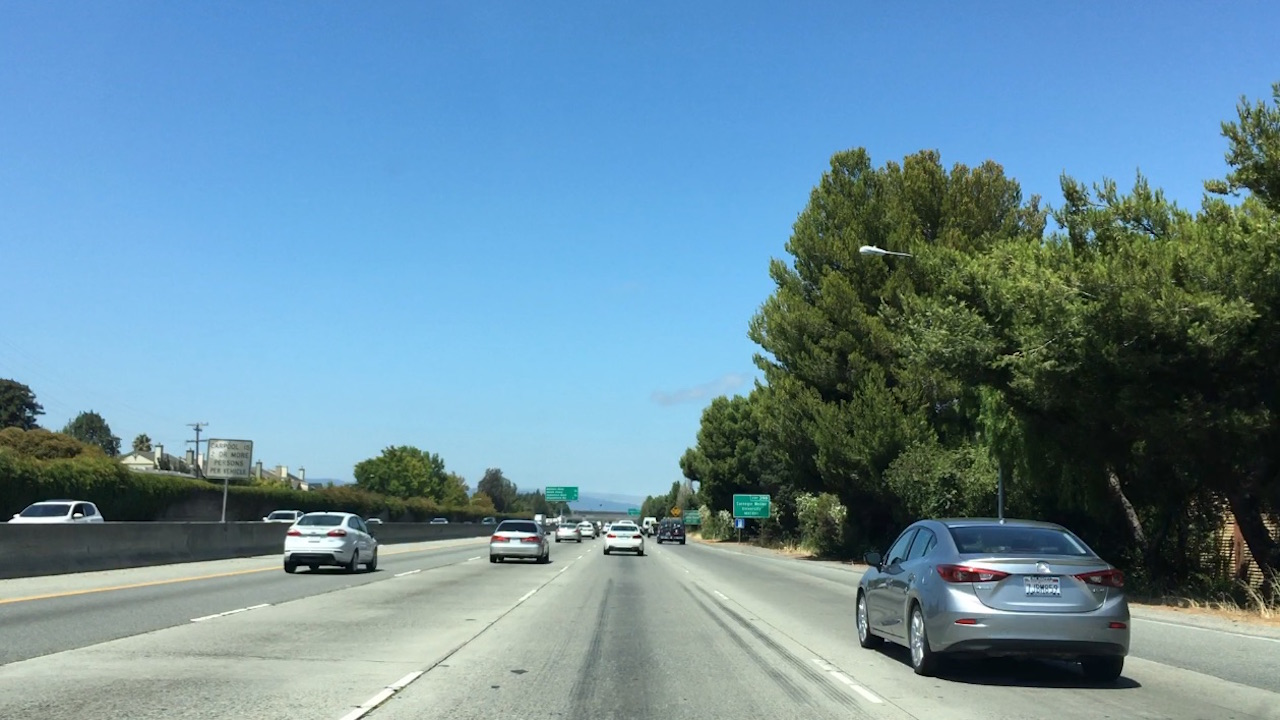
#> input picture test_images/bbox-example-image.jpg, 1280 x 720 px
$ jupyter execute --allow-errors P5.ipynb   (shell and % lines are left out)   (older library calls are emulated)
#> lines starting #> are read from the running program, lines starting #| are printed output that depends on the picture; after the words box and inside, x2 and y2 are one past the last pixel; in counts of white or black regions, pixels touching at a corner belong together
# Self-Driving Car Engineer Nanodegree

**Vehicle Detection Project**

The goals / steps of this project are the following:

* Perform a Histogram of Oriented Gradients (HOG) feature extraction on a labeled training set of images and train a classifier Linear SVM classifier
* Optionally, you can also apply a color transform and append binned color features, as well as histograms of color, to your HOG feature vector.
* Note: for those first two steps don't forget to normalize your features and randomize a selection for training and testing.
* Implement a sliding-window technique and use your trained classifier to search for vehicles in images.
* Run your pipeline on a video stream (start with the test_video.mp4 and later implement on full project_video.mp4) and create a heat map of recurring detections frame by frame to reject outliers and follow detected vehicles.
* Estimate a bounding box for vehicles detected.

---

## Import Packages

[cell 1]
import matplotlib.image as mpimg
import matplotlib.pyplot as plt
import numpy as np
import cv2
import glob
import time
from sklearn.svm import LinearSVC
from sklearn.neural_network import MLPClassifier
from sklearn.preprocessing import StandardScaler
from skimage.feature import hog
# NOTE: the next import is only valid for scikit-learn version <= 0.17
# for scikit-learn >= 0.18 use:
# from sklearn.model_selection import train_test_split
from sklearn.cross_validation import train_test_split
from scipy.ndimage.measurements import label
from mpl_toolkits.mplot3d import Axes3D
from moviepy.editor import VideoFileClip
from IPython.display import HTML

## Import Car Dataset

[cell 2]
# Read in cars and notcars
cars = glob.glob('cars/*/*.png')
notcars = glob.glob('notcars/*/*.png')

## Manual Vehicle Detection

[cell 3]
# Define a function that takes an image, a list of bounding boxes,
# and optional color tuple and line thickness as inputs
# then draws boxes in that color on the output

def draw_boxes(img, bboxes, color=(0, 0, 255), thick=6):
    # Make a copy of the image
    draw_img = np.copy(img)
    # Iterate through the bounding boxes
    for bbox in bboxes:
        # Draw a rectangle given bbox coordinates
        cv2.rectangle(draw_img, bbox[0], bbox[1], color, thick)
    # Return the image copy with boxes drawn
    return draw_img

[cell 4]
image = mpimg.imread('test_images/bbox-example-image.jpg')
#> image is the input picture: shape (720, 1280, 3); mean R, G, B 105, 140.8, 158.7

# Here are the bounding boxes
bboxes = [((275, 572), (380, 510)), ((488, 563), (549, 518)), ((554, 543), (582, 522)),
          ((601, 555), (646, 522)), ((657, 545), (685, 517)), ((849, 678), (1135, 512))]


result = draw_boxes(image, bboxes)
#> after the loop in draw_boxes, `for bbox in bboxes:`:
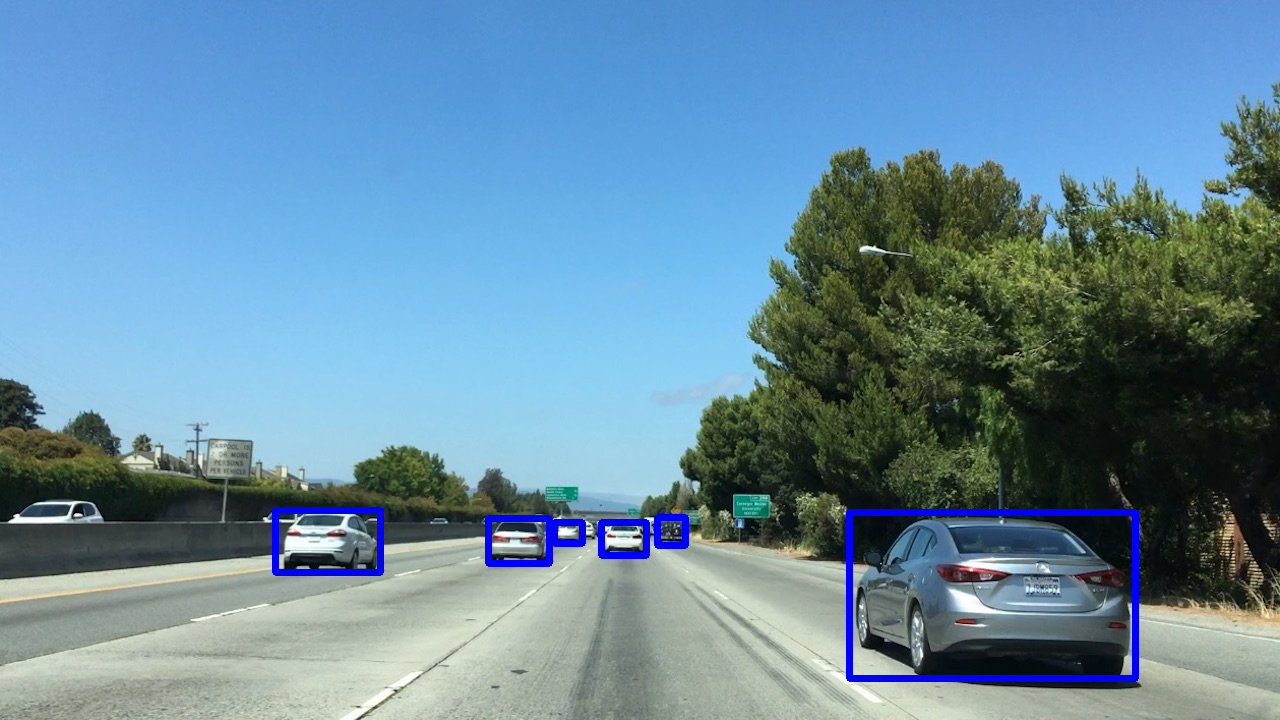
#> draw_img: shape (720, 1280, 3); 1.36% of pixels changed, all inside (x1, y1, x2, y2) = (272, 507, 1139, 682)
plt.imshow(result)
#> (this line was passed over: IPython is not available in this run)

## Template Matching

[cell 5]
# Define a function to search for template matches
# and return a list of bounding boxes
def find_matches(img, template_list):
    # Define an empty list to take bbox coords
    bbox_list = []
    # Define matching method
    # Other options include: cv2.TM_CCORR_NORMED', 'cv2.TM_CCOEFF', 'cv2.TM_CCORR',
    #         'cv2.TM_SQDIFF', 'cv2.TM_SQDIFF_NORMED'
    method = cv2.TM_CCOEFF_NORMED
#> method = 5
    # Iterate through template list
    for temp in template_list:
        # Read in templates one by one
        tmp = mpimg.imread(temp)
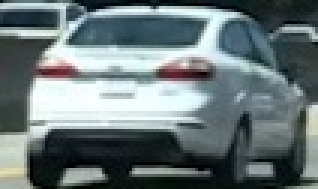
#> input picture test_images/cutout1.jpg, 106 x 63 px (shown 3 times larger)
#> tmp is the input picture: shape (63, 106, 3); mean R, G, B 105.4, 118.5, 120.3
        # Use cv2.matchTemplate() to search the image
        result = cv2.matchTemplate(img, tmp, method)
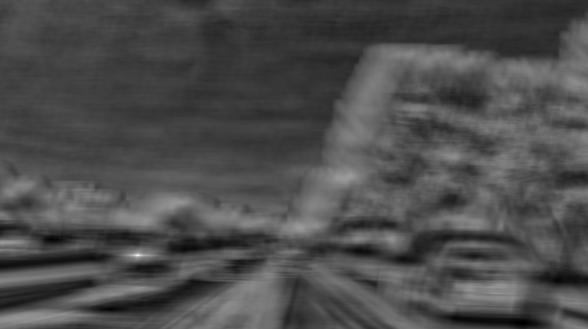
#> result: shape (658, 1175) float32 (shown at 1/2 size); min -0.484, max 1, mean -0.0361; drawn with min black and max white
        # Use cv2.minMaxLoc() to extract the location of the best match
        min_val, max_val, min_loc, max_loc = cv2.minMaxLoc(result)
#> min_val = -0.484; max_val = 1; min_loc = (1043, 645); max_loc = (275, 510)
        # Determine a bounding box for the match
        w, h = (tmp.shape[1], tmp.shape[0])
        if method in [cv2.TM_SQDIFF, cv2.TM_SQDIFF_NORMED]:
            top_left = min_loc
        else:
            top_left = max_loc
#> top_left = (275, 510)
        bottom_right = (top_left[0] + w, top_left[1] + h)
#> bottom_right = (381, 573)
        # Append bbox position to list
        bbox_list.append((top_left, bottom_right))
        # Return the list of bounding boxes

    return bbox_list

[cell 6]
image = mpimg.imread('test_images/bbox-example-image.jpg')
#image = mpimg.imread('temp-matching-example-2.jpg')
templist = ['test_images/cutout1.jpg', 'test_images/cutout2.jpg', 'test_images/cutout3.jpg',
            'test_images/cutout4.jpg', 'test_images/cutout5.jpg', 'test_images/cutout6.jpg']

#> (the rest of this cell did not finish here and is left out)

## Histograms of Color

[cell 7]
# Define a function to compute color histogram features
def color_hist(img, nbins=32, bins_range=(0, 256)):
    # Compute the histogram of the RGB channels separately
#> called with nbins = 32, bins_range = (0, 256)
    rhist = np.histogram(img[:,:,0], bins=nbins, range=bins_range)
    ghist = np.histogram(img[:,:,1], bins=nbins, range=bins_range)
    bhist = np.histogram(img[:,:,2], bins=nbins, range=bins_range)
    # Generating bin centers
    bin_edges = rhist[1]
#> bin_edges = 33 values from 0 to 256
    bin_centers = (bin_edges[1:]  + bin_edges[0:len(bin_edges)-1])/2
#> bin_centers = 32 values from 4 to 252
    # Concatenate the histograms into a single feature vector
    hist_features = np.concatenate((rhist[0], ghist[0], bhist[0]))
#> hist_features = 96 values, max 634 at index 95, min 49 at index 31, mean 208.7
    # Return the individual histograms, bin_centers and feature vector
    return rhist, ghist, bhist, bin_centers, hist_features

[cell 8]
image = mpimg.imread('test_images/cutout1.jpg')

rh, gh, bh, bincen, feature_vec = color_hist(image, nbins=32, bins_range=(0, 256))
#> bincen = 32 values from 4 to 252; feature_vec has the same summary as hist_features in color_hist

# Plot a figure with all three bar charts
#> (the rest of this cell did not finish here and is left out)

## Explore Color Spaces

[cell 9]
# [27 lines left out: function plot3d, not called in this run]

[cell 10]
# Read a color image
img = cv2.imread('test_images/000275.png')

# Select a small fraction of pixels to plot by subsampling it
#> (the rest of this cell did not finish here and is left out)

## Spatial Binning of Color

[cell 11]
# Define a function to compute binned color features
def bin_spatial(img, size=(32, 32)):
    # Use cv2.resize().ravel() to create the feature vector
#> called with size = (32, 32)
    features = cv2.resize(img, size).ravel()
#> features = 3072 values, max 255 at index 788, min 1 at index 36, mean 114.7
    # Return the feature vector
    return features

[cell 12]
# Read in an image
# You can also read cutout2, 3, 4 etc. to see other examples
image = mpimg.imread('test_images/cutout1.jpg')

feature_vec = bin_spatial(image, size=(32, 32))
#> feature_vec has the same summary as features in bin_spatial

# Plot features
plt.plot(feature_vec)
#> (this line was passed over: IPython is not available in this run)
plt.title('Spatially Binned Features')
#> (this line was passed over: IPython is not available in this run)

## Data Exploration

[cell 13]
# Define a function to return some characteristics of the dataset
def data_look(car_list, notcar_list):
    data_dict = {}
    # Define a key in data_dict "n_cars" and store the number of car images
    data_dict["n_cars"] = len(car_list)
    # Define a key "n_notcars" and store the number of notcar images
    data_dict["n_notcars"] = len(notcar_list)
    # Read in a test image, either car or notcar
    example_img = mpimg.imread(car_list[0])
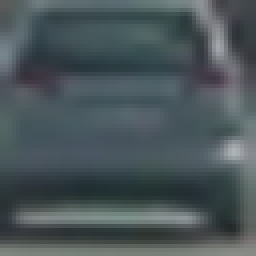
#> input picture cars/GTI_Far/image0008.png, 64 x 64 px (shown 4 times larger)
#> example_img is the input picture: shape (64, 64, 3) float32; mean R, G, B 0.292, 0.337, 0.352
    # Define a key "image_shape" and store the test image shape 3-tuple
    data_dict["image_shape"] = example_img.shape
    # Define a key "data_type" and store the data type of the test image.
    data_dict["data_type"] = example_img.dtype
    # Return data_dict
    return data_dict

[cell 14]
# Subset of car data
sample_size = 500
sub_cars = cars[0:sample_size]
sub_notcars = notcars[0:sample_size]

data_info = data_look(cars, notcars)

print('Your function returned a count of',
      data_info["n_cars"], ' cars and',
      data_info["n_notcars"], ' non-cars')
#| Your function returned a count of 2  cars and 0  non-cars
print('of size: ',data_info["image_shape"], ' and data type:',
      data_info["data_type"])
#| of size:  (64, 64, 3)  and data type: float32
# Just for fun choose random car / not-car indices and plot example images
car_ind = np.random.randint(0, len(cars))
#> (the rest of this cell did not finish here and is left out)

## Histogram of Oriented Gradients: scikit-image HOG

[cell 15]
# Define a function to return HOG features and visualization
# Features will always be the first element of the return
# Image data will be returned as the second element if visualize= True
# Otherwise there is no second return element
def get_hog_features(img, orient, pix_per_cell, cell_per_block,
                        vis=False, feature_vec=True):
    # Call with two outputs if vis==True
    if vis == True:
        features, hog_image = hog(img, orientations=orient,
                                  pixels_per_cell=(pix_per_cell, pix_per_cell),
                                  cells_per_block=(cell_per_block, cell_per_block),
                                  block_norm= 'L2-Hys',
                                  transform_sqrt=False,
                                  visualise=vis, feature_vector=feature_vec)
        return features, hog_image
    # Otherwise call with one output
    else:
        features = hog(img, orientations=orient,
                       pixels_per_cell=(pix_per_cell, pix_per_cell),
                       cells_per_block=(cell_per_block, cell_per_block),
                       block_norm= 'L2-Hys',
                       transform_sqrt=False,
                       visualise=vis, feature_vector=feature_vec)
        return features

[cell 16]
# Generate a random index to look at a car image
ind = np.random.randint(0, len(cars))
# Read in the image
image = mpimg.imread(cars[ind])
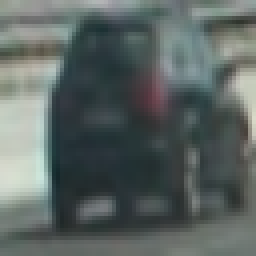
#> input picture cars/GTI_Left/image0021.png, 64 x 64 px (shown 4 times larger)
#> image is the input picture: shape (64, 64, 3) float32; mean R, G, B 0.36, 0.396, 0.387
gray = cv2.cvtColor(image, cv2.COLOR_RGB2GRAY)
#> (the rest of the program and of its run is left out)
